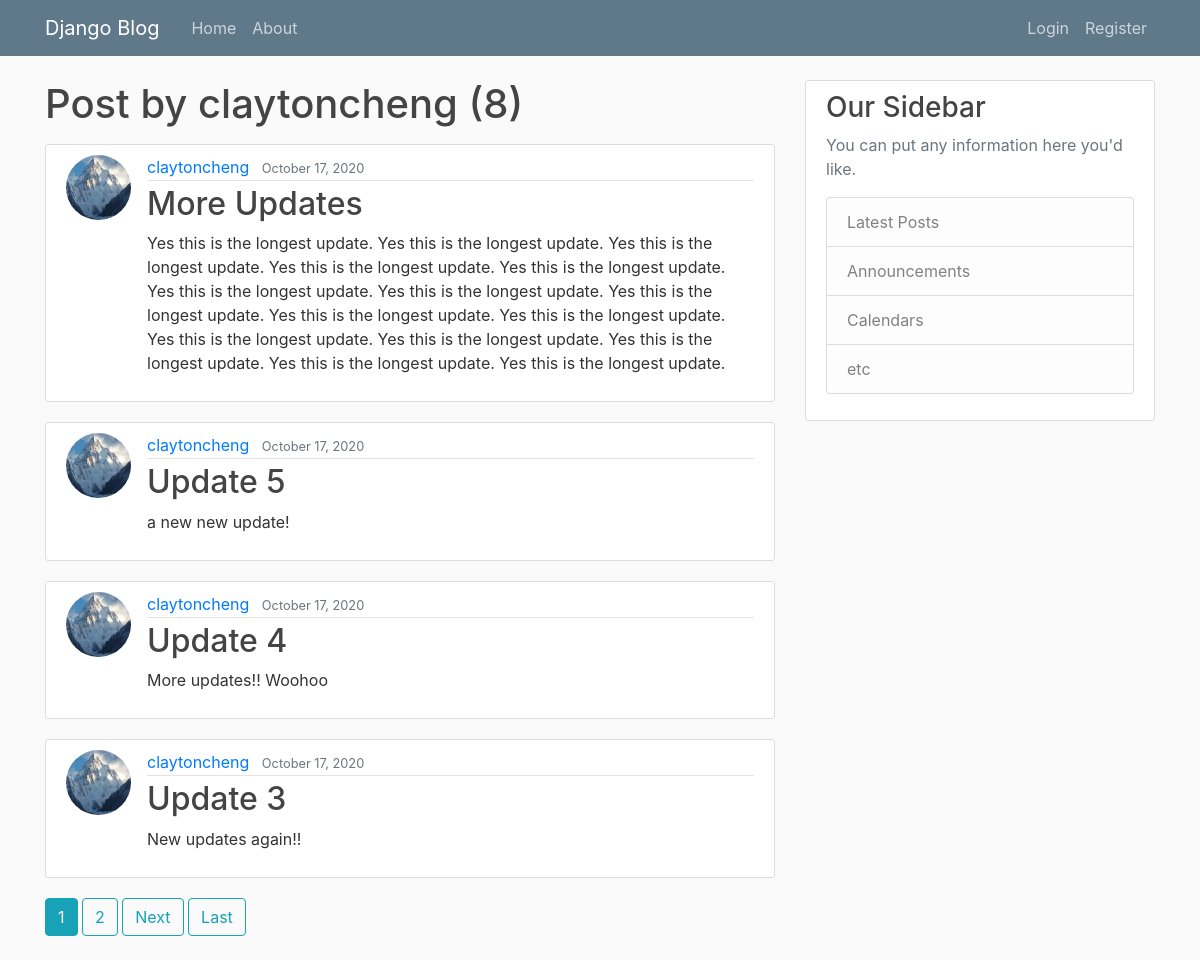
/user/claytoncheng, run on the app's committed database.
### blog/models.py (models this page shows, shortened)
class Post(models.Model):
    title = models.CharField(max_length = 100)
    content = models.TextField()
    date_posted = models.DateTimeField(default = timezone.now)
    author = models.ForeignKey(User, on_delete = models.CASCADE)

### users/models.py (models this page shows, shortened)
class Profile(models.Model):
    user = models.OneToOneField(User, on_delete = models.CASCADE) #cascade: if user is deleted, delete profile, but if profile delete, user not deleted
    image = models.ImageField(default='default.jpg', upload_to='profile_pics')

### blog/views.py (the view)
# urls.py: path('user/<str:username>', UserPostListView.as_view(), name='user-posts'),
class UserPostListView(ListView):
    model = Post
    template_name = 'blog/user_posts.html' # <app>/<model>_<viewtype>.html
    context_object_name = 'posts'
    paginate_by = 4
    def get_queryset(self):
        user = get_object_or_404(User, username=self.kwargs.get('username'))
        return Post.objects.filter(author=user).order_by('-date_posted')

### blog/templates/blog/user_posts.html (shortened to what this page needs)
{% extends "blog/base.html" %}
{% block content %}
  <h1 class="mb-3">Post by {{ view.kwargs.username }} ({{ page_obj.paginator.count }})</h1>
  {% for post in posts %}
    <article class="media content-section">
      <img class="rounded-circle article-img" src="{{ post.author.profile.image.url }}" >
      <div class="media-body">
        <div class="article-metadata">
          <a class="mr-2" href="{% url 'user-posts' post.author.username %}">{{ post.author }}</a>
          <small class="text-muted">{{ post.date_posted|date:"F d, Y" }}</small>
        </div>
        <h2><a class="article-title" href="{% url 'post-detail' post.id %}">{{ post.title }}</a></h2>
        <p class="article-content">{{ post.content }}</p>
      </div>
    </article>
  {% endfor %}
  {% if is_paginated %}
    {% for num in page_obj.paginator.page_range %}
      {% if page_obj.number == num %}
        <a class="btn btn-info mb-4" href="?page={{ num }}">{{ num }}</a>
      {% elif num > page_obj.number|add:'-3' and num < page_obj.number|add:'3' %}
        <a class="btn btn-outline-info mb-4" href="?page={{ num }}">{{ num }}</a>
      {% endif %}
    {% endfor %}
    {% if page_obj.has_next %}
      <a class="btn btn-outline-info mb-4" href="?page={{ page_obj.next_page_number }}">Next</a>
      <a class="btn btn-outline-info mb-4" href="?page={{ page_obj.paginator.num_pages }}">Last</a>
    {% endif %}
  {% endif %}
{% endblock content %}

### blog/static/blog/main.css (style rules this page uses)
body { background: #fafafa; color: #333333; margin-top: 5rem; }
h1, h2, h3, h4, h5, h6 { color: #444444; }
.content-section { background: #ffffff; padding: 10px 20px; border: 1px solid #dddddd; border-radius: 3px; margin-bottom: 20px; }
.article-title { color: #444444; }
.article-content { white-space: pre-line; }
.article-img { height: 65px; width: 65px; margin-right: 16px; }
.article-metadata { padding-bottom: 1px; margin-bottom: 4px; border-bottom: 1px solid #e3e3e3 }

### data on the page
Post: author.profile.image (picture), author "claytoncheng", date_posted "October 17, 2020", title "More Updates", content "Yes this is the longest update. Yes this is the longest update. Yes this is the longest update. Yes this is the longest update. Yes this is the longest update. Yes this is the longest update. Yes this is the longest update. Yes this is the longest update. Yes this is the longest update. Yes this is the longest update. Yes this is the longest update. Yes this is the longest update. Yes this is the longest update. Yes this is the longest update. Yes this is the longest update."
Post: author.profile.image (picture), author "claytoncheng", date_posted "October 17, 2020", title "Update 5", content "a new new update!"
Post: author.profile.image (picture), author "claytoncheng", date_posted "October 17, 2020", title "Update 4", content "More updates!! Woohoo"
Post: author.profile.image (picture), author "claytoncheng", date_posted "October 17, 2020", title "Update 3", content "New updates again!!"

### other printed values
{{ view.kwargs.username }} "claytoncheng"
{{ page_obj.paginator.count }} "8"
{{ num }} "1"
{{ num }} "2"
